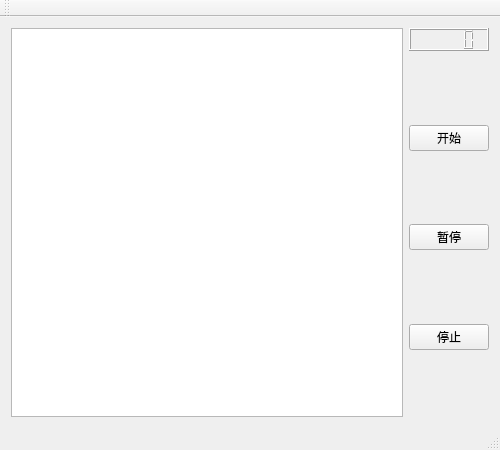
<?xml version="1.0" encoding="UTF-8"?>
<ui version="4.0">
 <class>MainWindow</class>
 <widget class="QMainWindow" name="MainWindow">
  <property name="geometry">
   <rect>
    <x>0</x>
    <y>0</y>
    <width>500</width>
    <height>450</height>
   </rect>
  </property>
  <property name="windowTitle">
   <string>打地鼠</string>
  </property>
  <widget class="QWidget" name="centralWidget">
   <layout class="QHBoxLayout" name="horizontalLayout">
    <item>
     <widget class="QGraphicsView" name="graphicsView"/>
    </item>
    <item>
     <layout class="QVBoxLayout" name="verticalLayout">
      <item>
       <widget class="QLCDNumber" name="lcdNumber"/>
      </item>
      <item>
       <spacer name="verticalSpacer">
        <property name="orientation">
         <enum>Qt::Vertical</enum>
        </property>
        <property name="sizeHint" stdset="0">
         <size>
          <width>20</width>
          <height>40</height>
         </size>
        </property>
       </spacer>
      </item>
      <item>
       <widget class="QPushButton" name="btn_start">
        <property name="text">
         <string>开始</string>
        </property>
       </widget>
      </item>
      <item>
       <spacer name="verticalSpacer_3">
        <property name="orientation">
         <enum>Qt::Vertical</enum>
        </property>
        <property name="sizeHint" stdset="0">
         <size>
          <width>20</width>
          <height>40</height>
         </size>
        </property>
       </spacer>
      </item>
      <item>
       <widget class="QPushButton" name="btn_pause">
        <property name="text">
         <string>暂停</string>
        </property>
       </widget>
      </item>
      <item>
       <spacer name="verticalSpacer_4">
        <property name="orientation">
         <enum>Qt::Vertical</enum>
        </property>
        <property name="sizeHint" stdset="0">
         <size>
          <width>20</width>
          <height>40</height>
         </size>
        </property>
       </spacer>
      </item>
      <item>
       <widget class="QPushButton" name="btn_stop">
        <property name="text">
         <string>停止</string>
        </property>
       </widget>
      </item>
      <item>
       <spacer name="verticalSpacer_2">
        <property name="orientation">
         <enum>Qt::Vertical</enum>
        </property>
        <property name="sizeHint" stdset="0">
         <size>
          <width>20</width>
          <height>13</height>
         </size>
        </property>
       </spacer>
      </item>
     </layout>
    </item>
   </layout>
  </widget>
  <widget class="QMenuBar" name="menuBar">
   <property name="geometry">
    <rect>
     <x>0</x>
     <y>0</y>
     <width>500</width>
     <height>23</height>
    </rect>
   </property>
  </widget>
  <widget class="QToolBar" name="mainToolBar">
   <attribute name="toolBarArea">
    <enum>TopToolBarArea</enum>
   </attribute>
   <attribute name="toolBarBreak">
    <bool>false</bool>
   </attribute>
  </widget>
  <widget class="QStatusBar" name="statusBar"/>
 </widget>
 <layoutdefault spacing="6" margin="11"/>
 <resources/>
 <connections/>
</ui>
